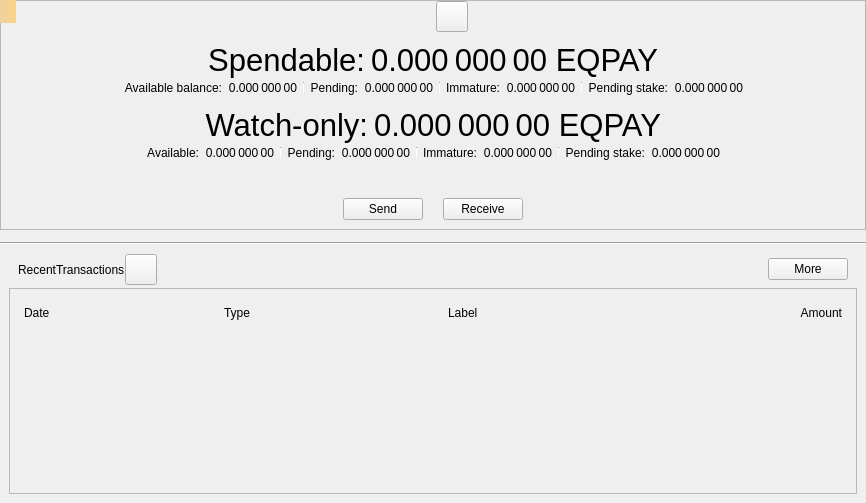
<?xml version="1.0" encoding="UTF-8"?>
<ui version="4.0">
 <class>OverviewPage</class>
 <widget class="QWidget" name="OverviewPage">
  <property name="geometry">
   <rect>
    <x>0</x>
    <y>0</y>
    <width>866</width>
    <height>503</height>
   </rect>
  </property>
  <property name="windowTitle">
   <string>Form</string>
  </property>
  <layout class="QVBoxLayout" name="verticalLayout_6">
   <property name="spacing">
    <number>0</number>
   </property>
   <property name="leftMargin">
    <number>0</number>
   </property>
   <property name="topMargin">
    <number>0</number>
   </property>
   <property name="rightMargin">
    <number>0</number>
   </property>
   <property name="bottomMargin">
    <number>0</number>
   </property>
   <item>
    <widget class="QFrame" name="frameBalances">
     <property name="frameShape">
      <enum>QFrame::StyledPanel</enum>
     </property>
     <property name="frameShadow">
      <enum>QFrame::Raised</enum>
     </property>
     <layout class="QVBoxLayout" name="verticalLayout_5">
      <property name="spacing">
       <number>0</number>
      </property>
      <property name="leftMargin">
       <number>0</number>
      </property>
      <property name="topMargin">
       <number>0</number>
      </property>
      <property name="rightMargin">
       <number>0</number>
      </property>
      <property name="bottomMargin">
       <number>0</number>
      </property>
      <item>
       <widget class="QWidget" name="widgetStatus" native="true">
        <layout class="QHBoxLayout" name="horizontalLayout_16">
         <property name="leftMargin">
          <number>0</number>
         </property>
         <property name="topMargin">
          <number>0</number>
         </property>
         <property name="rightMargin">
          <number>0</number>
         </property>
         <property name="bottomMargin">
          <number>0</number>
         </property>
         <item>
          <spacer name="horizontalSpacer_6">
           <property name="orientation">
            <enum>Qt::Horizontal</enum>
           </property>
           <property name="sizeHint" stdset="0">
            <size>
             <width>0</width>
             <height>20</height>
            </size>
           </property>
          </spacer>
         </item>
         <item>
          <widget class="QLabel" name="labelLogo">
           <property name="sizePolicy">
            <sizepolicy hsizetype="Fixed" vsizetype="Fixed">
             <horstretch>0</horstretch>
             <verstretch>0</verstretch>
            </sizepolicy>
           </property>
           <property name="minimumSize">
            <size>
             <width>32</width>
             <height>32</height>
            </size>
           </property>
          </widget>
         </item>
         <item>
          <widget class="QToolButton" name="labelWalletStatus">
           <property name="enabled">
            <bool>true</bool>
           </property>
           <property name="toolTip">
            <string>The displayed information may be out of date. Your wallet automatically synchronizes with the EqPay network after a connection is established, but this process has not completed yet.</string>
           </property>
           <property name="text">
            <string/>
           </property>
           <property name="icon">
            <iconset>
             <normaloff>:/icons/warning</normaloff>
             <disabledoff>:/icons/warning</disabledoff>:/icons/warning</iconset>
           </property>
           <property name="iconSize">
            <size>
             <width>24</width>
             <height>24</height>
            </size>
           </property>
           <property name="flat" stdset="0">
            <bool>false</bool>
           </property>
          </widget>
         </item>
         <item>
          <spacer name="horizontalSpacer_5">
           <property name="orientation">
            <enum>Qt::Horizontal</enum>
           </property>
           <property name="sizeHint" stdset="0">
            <size>
             <width>0</width>
             <height>20</height>
            </size>
           </property>
          </spacer>
         </item>
        </layout>
       </widget>
      </item>
      <item>
       <widget class="QWidget" name="widgetWallet" native="true">
        <layout class="QVBoxLayout" name="verticalLayout_2">
         <property name="spacing">
          <number>0</number>
         </property>
         <item>
          <widget class="QWidget" name="widgetTotal" native="true">
           <layout class="QHBoxLayout" name="horizontalLayout">
            <property name="leftMargin">
             <number>0</number>
            </property>
            <property name="topMargin">
             <number>0</number>
            </property>
            <property name="rightMargin">
             <number>0</number>
            </property>
            <property name="bottomMargin">
             <number>0</number>
            </property>
            <item>
             <spacer name="horizontalSpacer_7">
              <property name="orientation">
               <enum>Qt::Horizontal</enum>
              </property>
              <property name="sizeHint" stdset="0">
               <size>
                <width>0</width>
                <height>20</height>
               </size>
              </property>
             </spacer>
            </item>
            <item>
             <widget class="QLabel" name="labelSpendable">
              <property name="font">
               <font>
                <pointsize>23</pointsize>
               </font>
              </property>
              <property name="text">
               <string>Spendable:</string>
              </property>
              <property name="alignment">
               <set>Qt::AlignRight|Qt::AlignTrailing|Qt::AlignVCenter</set>
              </property>
             </widget>
            </item>
            <item>
             <widget class="QLabel" name="labelTotal">
              <property name="font">
               <font>
                <pointsize>23</pointsize>
               </font>
              </property>
              <property name="cursor">
               <cursorShape>IBeamCursor</cursorShape>
              </property>
              <property name="toolTip">
               <string>Your current total balance</string>
              </property>
              <property name="text">
               <string notr="true">0.000 000 00 EQPAY</string>
              </property>
              <property name="alignment">
               <set>Qt::AlignRight|Qt::AlignTrailing|Qt::AlignVCenter</set>
              </property>
              <property name="textInteractionFlags">
               <set>Qt::LinksAccessibleByMouse|Qt::TextSelectableByMouse</set>
              </property>
             </widget>
            </item>
            <item>
             <spacer name="horizontalSpacer_8">
              <property name="orientation">
               <enum>Qt::Horizontal</enum>
              </property>
              <property name="sizeHint" stdset="0">
               <size>
                <width>0</width>
                <height>20</height>
               </size>
              </property>
             </spacer>
            </item>
           </layout>
          </widget>
         </item>
         <item>
          <layout class="QHBoxLayout" name="horizontalLayout_13">
           <property name="leftMargin">
            <number>0</number>
           </property>
           <property name="topMargin">
            <number>0</number>
           </property>
           <property name="rightMargin">
            <number>0</number>
           </property>
           <property name="bottomMargin">
            <number>0</number>
           </property>
           <item>
            <spacer name="horizontalSpacer_9">
             <property name="orientation">
              <enum>Qt::Horizontal</enum>
             </property>
             <property name="sizeHint" stdset="0">
              <size>
               <width>40</width>
               <height>20</height>
              </size>
             </property>
            </spacer>
           </item>
           <item>
            <widget class="QWidget" name="widgetBalance" native="true">
             <layout class="QHBoxLayout" name="horizontalLayout_2">
              <property name="leftMargin">
               <number>0</number>
              </property>
              <property name="topMargin">
               <number>0</number>
              </property>
              <property name="rightMargin">
               <number>0</number>
              </property>
              <property name="bottomMargin">
               <number>0</number>
              </property>
              <item>
               <widget class="QLabel" name="labelBalanceText">
                <property name="text">
                 <string>Available balance:</string>
                </property>
                <property name="alignment">
                 <set>Qt::AlignRight|Qt::AlignTrailing|Qt::AlignVCenter</set>
                </property>
               </widget>
              </item>
              <item>
               <widget class="QLabel" name="labelBalance">
                <property name="cursor">
                 <cursorShape>IBeamCursor</cursorShape>
                </property>
                <property name="toolTip">
                 <string>Your current spendable balance</string>
                </property>
                <property name="text">
                 <string notr="true">0.000 000 00</string>
                </property>
                <property name="alignment">
                 <set>Qt::AlignRight|Qt::AlignTrailing|Qt::AlignVCenter</set>
                </property>
                <property name="textInteractionFlags">
                 <set>Qt::LinksAccessibleByMouse|Qt::TextSelectableByMouse</set>
                </property>
               </widget>
              </item>
             </layout>
            </widget>
           </item>
           <item>
            <widget class="QWidget" name="widgetPending" native="true">
             <layout class="QHBoxLayout" name="horizontalLayout_3">
              <property name="leftMargin">
               <number>6</number>
              </property>
              <property name="topMargin">
               <number>0</number>
              </property>
              <property name="rightMargin">
               <number>0</number>
              </property>
              <property name="bottomMargin">
               <number>0</number>
              </property>
              <item>
               <widget class="Line" name="vLine">
                <property name="maximumSize">
                 <size>
                  <width>1</width>
                  <height>12</height>
                 </size>
                </property>
                <property name="orientation">
                 <enum>Qt::Vertical</enum>
                </property>
               </widget>
              </item>
              <item>
               <widget class="QLabel" name="labelPendingText">
                <property name="text">
                 <string>Pending:</string>
                </property>
                <property name="alignment">
                 <set>Qt::AlignRight|Qt::AlignTrailing|Qt::AlignVCenter</set>
                </property>
               </widget>
              </item>
              <item>
               <widget class="QLabel" name="labelUnconfirmed">
                <property name="cursor">
                 <cursorShape>IBeamCursor</cursorShape>
                </property>
                <property name="toolTip">
                 <string>Total of transactions that have yet to be confirmed, and do not yet count toward the spendable balance</string>
                </property>
                <property name="text">
                 <string notr="true">0.000 000 00</string>
                </property>
                <property name="alignment">
                 <set>Qt::AlignRight|Qt::AlignTrailing|Qt::AlignVCenter</set>
                </property>
                <property name="textInteractionFlags">
                 <set>Qt::LinksAccessibleByMouse|Qt::TextSelectableByMouse</set>
                </property>
               </widget>
              </item>
             </layout>
            </widget>
           </item>
           <item>
            <widget class="QWidget" name="widgetImmature" native="true">
             <layout class="QHBoxLayout" name="horizontalLayout_4">
              <property name="leftMargin">
               <number>6</number>
              </property>
              <property name="topMargin">
               <number>0</number>
              </property>
              <property name="rightMargin">
               <number>0</number>
              </property>
              <property name="bottomMargin">
               <number>0</number>
              </property>
              <item>
               <widget class="Line" name="vLine_2">
                <property name="maximumSize">
                 <size>
                  <width>1</width>
                  <height>12</height>
                 </size>
                </property>
                <property name="orientation">
                 <enum>Qt::Vertical</enum>
                </property>
               </widget>
              </item>
              <item>
               <widget class="QLabel" name="labelImmatureText">
                <property name="text">
                 <string>Immature:</string>
                </property>
                <property name="alignment">
                 <set>Qt::AlignRight|Qt::AlignTrailing|Qt::AlignVCenter</set>
                </property>
               </widget>
              </item>
              <item>
               <widget class="QLabel" name="labelImmature">
                <property name="cursor">
                 <cursorShape>IBeamCursor</cursorShape>
                </property>
                <property name="toolTip">
                 <string>Mined balance that has not yet matured</string>
                </property>
                <property name="text">
                 <string notr="true">0.000 000 00</string>
                </property>
                <property name="alignment">
                 <set>Qt::AlignRight|Qt::AlignTrailing|Qt::AlignVCenter</set>
                </property>
                <property name="textInteractionFlags">
                 <set>Qt::LinksAccessibleByMouse|Qt::TextSelectableByMouse</set>
                </property>
               </widget>
              </item>
             </layout>
            </widget>
           </item>
           <item>
            <widget class="QWidget" name="widgetStake" native="true">
             <layout class="QHBoxLayout" name="horizontalLayout_7">
              <property name="leftMargin">
               <number>6</number>
              </property>
              <property name="topMargin">
               <number>0</number>
              </property>
              <property name="rightMargin">
               <number>0</number>
              </property>
              <property name="bottomMargin">
               <number>0</number>
              </property>
              <item>
               <widget class="Line" name="vLine_3">
                <property name="maximumSize">
                 <size>
                  <width>1</width>
                  <height>12</height>
                 </size>
                </property>
                <property name="orientation">
                 <enum>Qt::Vertical</enum>
                </property>
               </widget>
              </item>
              <item>
               <widget class="QLabel" name="labelStakeText">
                <property name="text">
                 <string>Pending stake:</string>
                </property>
                <property name="alignment">
                 <set>Qt::AlignRight|Qt::AlignTrailing|Qt::AlignVCenter</set>
                </property>
               </widget>
              </item>
              <item>
               <widget class="QLabel" name="labelStake">
                <property name="text">
                 <string>0.000 000 00</string>
                </property>
                <property name="alignment">
                 <set>Qt::AlignRight|Qt::AlignTrailing|Qt::AlignVCenter</set>
                </property>
                <property name="textInteractionFlags">
                 <set>Qt::LinksAccessibleByMouse|Qt::TextSelectableByMouse</set>
                </property>
               </widget>
              </item>
             </layout>
            </widget>
           </item>
           <item>
            <spacer name="horizontalSpacer_10">
             <property name="orientation">
              <enum>Qt::Horizontal</enum>
             </property>
             <property name="sizeHint" stdset="0">
              <size>
               <width>40</width>
               <height>20</height>
              </size>
             </property>
            </spacer>
           </item>
          </layout>
         </item>
        </layout>
       </widget>
      </item>
      <item>
       <widget class="QWidget" name="widgetWatch" native="true">
        <layout class="QVBoxLayout" name="verticalLayout_4">
         <property name="spacing">
          <number>0</number>
         </property>
         <property name="topMargin">
          <number>0</number>
         </property>
         <property name="bottomMargin">
          <number>0</number>
         </property>
         <item>
          <widget class="QWidget" name="widgetWatchTotal" native="true">
           <layout class="QHBoxLayout" name="horizontalLayout_8">
            <property name="leftMargin">
             <number>0</number>
            </property>
            <property name="topMargin">
             <number>0</number>
            </property>
            <property name="rightMargin">
             <number>0</number>
            </property>
            <property name="bottomMargin">
             <number>0</number>
            </property>
            <item>
             <spacer name="horizontalSpacer_11">
              <property name="orientation">
               <enum>Qt::Horizontal</enum>
              </property>
              <property name="sizeHint" stdset="0">
               <size>
                <width>0</width>
                <height>20</height>
               </size>
              </property>
             </spacer>
            </item>
            <item>
             <widget class="QLabel" name="labelWatchonly">
              <property name="font">
               <font>
                <pointsize>23</pointsize>
               </font>
              </property>
              <property name="text">
               <string>Watch-only:</string>
              </property>
              <property name="alignment">
               <set>Qt::AlignRight|Qt::AlignTrailing|Qt::AlignVCenter</set>
              </property>
             </widget>
            </item>
            <item>
             <widget class="QLabel" name="labelWatchTotal">
              <property name="font">
               <font>
                <pointsize>23</pointsize>
               </font>
              </property>
              <property name="cursor">
               <cursorShape>IBeamCursor</cursorShape>
              </property>
              <property name="toolTip">
               <string>Current total balance in watch-only addresses</string>
              </property>
              <property name="text">
               <string notr="true">0.000 000 00 EQPAY</string>
              </property>
              <property name="alignment">
               <set>Qt::AlignRight|Qt::AlignTrailing|Qt::AlignVCenter</set>
              </property>
              <property name="textInteractionFlags">
               <set>Qt::LinksAccessibleByMouse|Qt::TextSelectableByMouse</set>
              </property>
             </widget>
            </item>
            <item>
             <spacer name="horizontalSpacer_12">
              <property name="orientation">
               <enum>Qt::Horizontal</enum>
              </property>
              <property name="sizeHint" stdset="0">
               <size>
                <width>0</width>
                <height>20</height>
               </size>
              </property>
             </spacer>
            </item>
           </layout>
          </widget>
         </item>
         <item>
          <layout class="QHBoxLayout" name="horizontalLayout_14">
           <property name="leftMargin">
            <number>0</number>
           </property>
           <property name="rightMargin">
            <number>0</number>
           </property>
           <item>
            <spacer name="horizontalSpacer_13">
             <property name="orientation">
              <enum>Qt::Horizontal</enum>
             </property>
             <property name="sizeHint" stdset="0">
              <size>
               <width>0</width>
               <height>20</height>
              </size>
             </property>
            </spacer>
           </item>
           <item>
            <widget class="QWidget" name="widgetWatchAvailable" native="true">
             <layout class="QHBoxLayout" name="horizontalLayout_9">
              <property name="leftMargin">
               <number>0</number>
              </property>
              <property name="topMargin">
               <number>0</number>
              </property>
              <property name="rightMargin">
               <number>0</number>
              </property>
              <property name="bottomMargin">
               <number>0</number>
              </property>
              <item>
               <widget class="QLabel" name="labelWatchAvailableText">
                <property name="text">
                 <string>Available:</string>
                </property>
                <property name="alignment">
                 <set>Qt::AlignRight|Qt::AlignTrailing|Qt::AlignVCenter</set>
                </property>
               </widget>
              </item>
              <item>
               <widget class="QLabel" name="labelWatchAvailable">
                <property name="cursor">
                 <cursorShape>IBeamCursor</cursorShape>
                </property>
                <property name="toolTip">
                 <string>Your current balance in watch-only addresses</string>
                </property>
                <property name="text">
                 <string notr="true">0.000 000 00</string>
                </property>
                <property name="alignment">
                 <set>Qt::AlignRight|Qt::AlignTrailing|Qt::AlignVCenter</set>
                </property>
                <property name="textInteractionFlags">
                 <set>Qt::LinksAccessibleByMouse|Qt::TextSelectableByMouse</set>
                </property>
               </widget>
              </item>
             </layout>
            </widget>
           </item>
           <item>
            <widget class="QWidget" name="widgetWatchPending" native="true">
             <layout class="QHBoxLayout" name="horizontalLayout_10">
              <property name="leftMargin">
               <number>6</number>
              </property>
              <property name="topMargin">
               <number>0</number>
              </property>
              <property name="rightMargin">
               <number>0</number>
              </property>
              <property name="bottomMargin">
               <number>0</number>
              </property>
              <item>
               <widget class="Line" name="vLine_4">
                <property name="maximumSize">
                 <size>
                  <width>1</width>
                  <height>12</height>
                 </size>
                </property>
                <property name="orientation">
                 <enum>Qt::Vertical</enum>
                </property>
               </widget>
              </item>
              <item>
               <widget class="QLabel" name="labelWatchPendingText">
                <property name="text">
                 <string>Pending:</string>
                </property>
                <property name="alignment">
                 <set>Qt::AlignRight|Qt::AlignTrailing|Qt::AlignVCenter</set>
                </property>
               </widget>
              </item>
              <item>
               <widget class="QLabel" name="labelWatchPending">
                <property name="cursor">
                 <cursorShape>IBeamCursor</cursorShape>
                </property>
                <property name="toolTip">
                 <string>Unconfirmed transactions to watch-only addresses</string>
                </property>
                <property name="text">
                 <string notr="true">0.000 000 00</string>
                </property>
                <property name="alignment">
                 <set>Qt::AlignRight|Qt::AlignTrailing|Qt::AlignVCenter</set>
                </property>
                <property name="textInteractionFlags">
                 <set>Qt::LinksAccessibleByMouse|Qt::TextSelectableByMouse</set>
                </property>
               </widget>
              </item>
             </layout>
            </widget>
           </item>
           <item>
            <widget class="QWidget" name="widgetWatchImmature" native="true">
             <layout class="QHBoxLayout" name="horizontalLayout_11">
              <property name="leftMargin">
               <number>6</number>
              </property>
              <property name="topMargin">
               <number>0</number>
              </property>
              <property name="rightMargin">
               <number>0</number>
              </property>
              <property name="bottomMargin">
               <number>0</number>
              </property>
              <item>
               <widget class="Line" name="vLine_5">
                <property name="maximumSize">
                 <size>
                  <width>1</width>
                  <height>12</height>
                 </size>
                </property>
                <property name="orientation">
                 <enum>Qt::Vertical</enum>
                </property>
               </widget>
              </item>
              <item>
               <widget class="QLabel" name="labelWatchImmatureText">
                <property name="text">
                 <string>Immature:</string>
                </property>
                <property name="alignment">
                 <set>Qt::AlignRight|Qt::AlignTrailing|Qt::AlignVCenter</set>
                </property>
               </widget>
              </item>
              <item>
               <widget class="QLabel" name="labelWatchImmature">
                <property name="cursor">
                 <cursorShape>IBeamCursor</cursorShape>
                </property>
                <property name="toolTip">
                 <string>Mined balance in watch-only addresses that has not yet matured</string>
                </property>
                <property name="text">
                 <string notr="true">0.000 000 00</string>
                </property>
                <property name="alignment">
                 <set>Qt::AlignRight|Qt::AlignTrailing|Qt::AlignVCenter</set>
                </property>
                <property name="textInteractionFlags">
                 <set>Qt::LinksAccessibleByMouse|Qt::TextSelectableByMouse</set>
                </property>
               </widget>
              </item>
             </layout>
            </widget>
           </item>
           <item>
            <widget class="QWidget" name="widgetWatchStake" native="true">
             <layout class="QHBoxLayout" name="horizontalLayout_12">
              <property name="leftMargin">
               <number>6</number>
              </property>
              <property name="topMargin">
               <number>0</number>
              </property>
              <property name="rightMargin">
               <number>0</number>
              </property>
              <property name="bottomMargin">
               <number>0</number>
              </property>
              <item>
               <widget class="Line" name="vLine_6">
                <property name="maximumSize">
                 <size>
                  <width>1</width>
                  <height>12</height>
                 </size>
                </property>
                <property name="orientation">
                 <enum>Qt::Vertical</enum>
                </property>
               </widget>
              </item>
              <item>
               <widget class="QLabel" name="labelWatchStakeText">
                <property name="text">
                 <string>Pending stake:</string>
                </property>
                <property name="alignment">
                 <set>Qt::AlignRight|Qt::AlignTrailing|Qt::AlignVCenter</set>
                </property>
               </widget>
              </item>
              <item>
               <widget class="QLabel" name="labelWatchStake">
                <property name="text">
                 <string>0.000 000 00</string>
                </property>
                <property name="alignment">
                 <set>Qt::AlignRight|Qt::AlignTrailing|Qt::AlignVCenter</set>
                </property>
                <property name="textInteractionFlags">
                 <set>Qt::LinksAccessibleByMouse|Qt::TextSelectableByMouse</set>
                </property>
               </widget>
              </item>
             </layout>
            </widget>
           </item>
           <item>
            <spacer name="horizontalSpacer_14">
             <property name="orientation">
              <enum>Qt::Horizontal</enum>
             </property>
             <property name="sizeHint" stdset="0">
              <size>
               <width>0</width>
               <height>20</height>
              </size>
             </property>
            </spacer>
           </item>
          </layout>
         </item>
        </layout>
       </widget>
      </item>
      <item>
       <widget class="QWidget" name="widgetTransaction" native="true">
        <layout class="QHBoxLayout" name="horizontalLayout_15">
         <property name="spacing">
          <number>20</number>
         </property>
         <property name="topMargin">
          <number>35</number>
         </property>
         <item>
          <spacer name="horizontalSpacer_15">
           <property name="orientation">
            <enum>Qt::Horizontal</enum>
           </property>
           <property name="sizeHint" stdset="0">
            <size>
             <width>0</width>
             <height>20</height>
            </size>
           </property>
          </spacer>
         </item>
         <item>
          <widget class="EqPayPushButton" name="buttonSend">
           <property name="text">
            <string>Send</string>
           </property>
          </widget>
         </item>
         <item>
          <widget class="EqPayPushButton" name="buttonReceive">
           <property name="text">
            <string>Receive</string>
           </property>
          </widget>
         </item>
         <item>
          <spacer name="horizontalSpacer_16">
           <property name="orientation">
            <enum>Qt::Horizontal</enum>
           </property>
           <property name="sizeHint" stdset="0">
            <size>
             <width>0</width>
             <height>20</height>
            </size>
           </property>
          </spacer>
         </item>
        </layout>
       </widget>
      </item>
     </layout>
    </widget>
   </item>
   <item>
    <spacer name="verticalSpacer_5">
     <property name="orientation">
      <enum>Qt::Vertical</enum>
     </property>
     <property name="sizeType">
      <enum>QSizePolicy::Fixed</enum>
     </property>
     <property name="sizeHint" stdset="0">
      <size>
       <width>20</width>
       <height>12</height>
      </size>
     </property>
    </spacer>
   </item>
   <item>
    <widget class="Line" name="hLine">
     <property name="orientation">
      <enum>Qt::Horizontal</enum>
     </property>
    </widget>
   </item>
   <item>
    <spacer name="verticalSpacer_4">
     <property name="orientation">
      <enum>Qt::Vertical</enum>
     </property>
     <property name="sizeType">
      <enum>QSizePolicy::Fixed</enum>
     </property>
     <property name="sizeHint" stdset="0">
      <size>
       <width>20</width>
       <height>0</height>
      </size>
     </property>
    </spacer>
   </item>
   <item>
    <widget class="QWidget" name="widgetRecent" native="true">
     <layout class="QVBoxLayout" name="verticalLayout">
      <property name="spacing">
       <number>0</number>
      </property>
      <item>
       <layout class="QHBoxLayout" name="horizontalLayout_6">
        <property name="leftMargin">
         <number>9</number>
        </property>
        <property name="rightMargin">
         <number>9</number>
        </property>
        <property name="bottomMargin">
         <number>3</number>
        </property>
        <item>
         <widget class="QLabel" name="labelRecentTransactions">
          <property name="text">
           <string>RecentTransactions</string>
          </property>
         </widget>
        </item>
        <item>
         <widget class="QToolButton" name="labelTransactionsStatus">
          <property name="enabled">
           <bool>true</bool>
          </property>
          <property name="toolTip">
           <string>The displayed information may be out of date. Your wallet automatically synchronizes with the EqPay network after a connection is established, but this process has not completed yet.</string>
          </property>
          <property name="text">
           <string/>
          </property>
          <property name="icon">
           <iconset>
            <normaloff>:/icons/warning</normaloff>
            <disabledoff>:/icons/warning</disabledoff>:/icons/warning</iconset>
          </property>
          <property name="iconSize">
           <size>
            <width>24</width>
            <height>24</height>
           </size>
          </property>
          <property name="flat" stdset="0">
           <bool>false</bool>
          </property>
         </widget>
        </item>
        <item>
         <spacer name="horizontalSpacer_3">
          <property name="orientation">
           <enum>Qt::Horizontal</enum>
          </property>
          <property name="sizeHint" stdset="0">
           <size>
            <width>0</width>
            <height>20</height>
           </size>
          </property>
         </spacer>
        </item>
        <item>
         <widget class="QPushButton" name="showMoreButton">
          <property name="text">
           <string>More</string>
          </property>
         </widget>
        </item>
       </layout>
      </item>
      <item>
       <layout class="QVBoxLayout" name="verticalLayout_3">
        <item>
         <widget class="QFrame" name="frameRecentTransactions">
          <property name="frameShape">
           <enum>QFrame::StyledPanel</enum>
          </property>
          <property name="frameShadow">
           <enum>QFrame::Raised</enum>
          </property>
          <layout class="QVBoxLayout" name="verticalLayout_8">
           <item>
            <widget class="QWidget" name="widget_header" native="true">
             <layout class="QHBoxLayout" name="horizontalLayout_5">
              <property name="spacing">
               <number>5</number>
              </property>
              <property name="leftMargin">
               <number>5</number>
              </property>
              <property name="topMargin">
               <number>5</number>
              </property>
              <property name="rightMargin">
               <number>5</number>
              </property>
              <property name="bottomMargin">
               <number>5</number>
              </property>
              <item>
               <widget class="QLabel" name="labelDate">
                <property name="text">
                 <string>Date</string>
                </property>
               </widget>
              </item>
              <item>
               <widget class="QLabel" name="labelType">
                <property name="text">
                 <string>Type</string>
                </property>
               </widget>
              </item>
              <item>
               <spacer name="horizontalSpacer_2">
                <property name="orientation">
                 <enum>Qt::Horizontal</enum>
                </property>
                <property name="sizeType">
                 <enum>QSizePolicy::Fixed</enum>
                </property>
                <property name="sizeHint" stdset="0">
                 <size>
                  <width>25</width>
                  <height>20</height>
                 </size>
                </property>
               </spacer>
              </item>
              <item>
               <widget class="QLabel" name="labelAddress">
                <property name="text">
                 <string>Label</string>
                </property>
               </widget>
              </item>
              <item>
               <widget class="QLabel" name="labelAmount">
                <property name="text">
                 <string>Amount</string>
                </property>
                <property name="alignment">
                 <set>Qt::AlignRight|Qt::AlignTrailing|Qt::AlignVCenter</set>
                </property>
               </widget>
              </item>
             </layout>
            </widget>
           </item>
           <item>
            <widget class="QListView" name="listTransactions">
             <property name="styleSheet">
              <string notr="true">QListView { background: transparent; }</string>
             </property>
             <property name="frameShape">
              <enum>QFrame::NoFrame</enum>
             </property>
             <property name="verticalScrollBarPolicy">
              <enum>Qt::ScrollBarAlwaysOff</enum>
             </property>
             <property name="horizontalScrollBarPolicy">
              <enum>Qt::ScrollBarAlwaysOff</enum>
             </property>
            </widget>
           </item>
           <item>
            <widget class="QWidget" name="widget" native="true"/>
           </item>
          </layout>
         </widget>
        </item>
       </layout>
      </item>
     </layout>
    </widget>
   </item>
  </layout>
  <widget class="QLabel" name="labelAlerts">
   <property name="geometry">
    <rect>
     <x>0</x>
     <y>0</y>
     <width>16</width>
     <height>23</height>
    </rect>
   </property>
   <property name="visible">
    <bool>false</bool>
   </property>
   <property name="styleSheet">
    <string notr="true">QLabel { background-color: qlineargradient(x1: 0, y1: 0, x2: 1, y2: 0, stop:0 #F0D0A0, stop:1 #F8D488); color:#000000; }</string>
   </property>
   <property name="wordWrap">
    <bool>true</bool>
   </property>
   <property name="margin">
    <number>3</number>
   </property>
   <property name="textInteractionFlags">
    <set>Qt::TextSelectableByMouse</set>
   </property>
  </widget>
 </widget>
 <customwidgets>
  <customwidget>
   <class>EqPayPushButton</class>
   <extends>QPushButton</extends>
   <header>qt/eqpaypushbutton.h</header>
  </customwidget>
 </customwidgets>
 <resources/>
 <connections/>
</ui>
